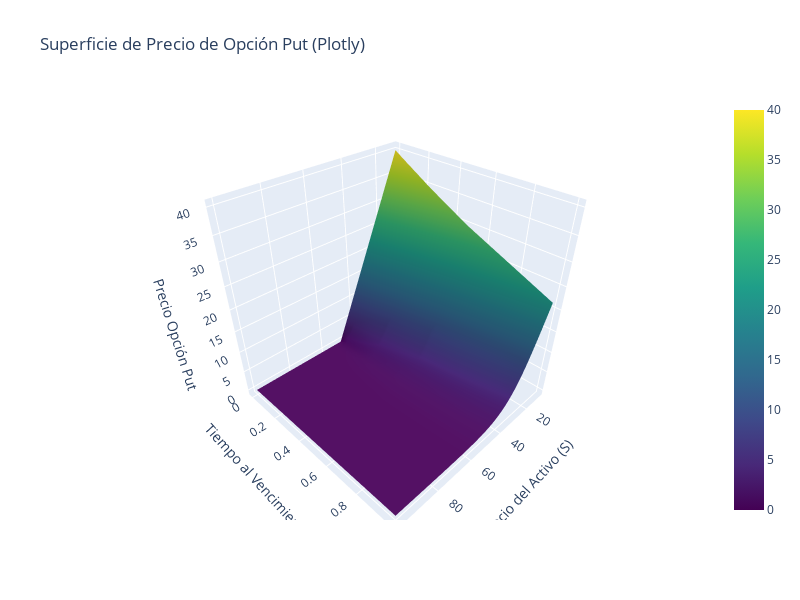

Notebook code cell kept with this figure:
### Code cell
import plotly.graph_objs as go

S_grid, T_grid = np.meshgrid(S_range, T_values)
P_grid = np.zeros_like(S_grid)

for i in range(S_grid.shape[0]):
    for j in range(S_grid.shape[1]):
        S = S_grid[i, j]
        T = T_grid[i, j]
        put = bs.BlackScholesPut(S, S_T, T, r_f, sigma, q)
        P_grid[i, j] = put.price()

fig = go.Figure(data=[go.Surface(z=P_grid, x=S_grid, y=T_grid, colorscale='Viridis')])
fig.update_layout(
    title='Superficie de Precio de Opción Put (Plotly)',
    scene=dict(
        xaxis_title='Precio del Activo (S)',
        yaxis_title='Tiempo al Vencimiento (T)',
        zaxis_title='Precio Opción Put'
    ),
    width=800,
    height=600
)
fig.show()

### Figure 1 — Plotly figure (JSON) as saved in the notebook; plotly's stock layout.template omitted (floating-point values rounded to 4 significant figures; data arrays with more than 128 entries replaced by an {"elided": "..."} marker saying what was removed)
{"data": [{"colorscale": [[0, "#440154"], [0.1111, "#482878"], [0.2222, "#3e4989"], [0.3333, "#31688e"], [0.4444, "#26828e"], [0.5556, "#1f9e89"], [0.6667, "#35b779"], [0.7778, "#6ece58"], [0.8889, "#b5de2b"], [1, "#fde725"]], "type": "surface", "x": {"elided": "5x100 float values"}, "y": {"elided": "5x100 float values"}, "z": {"elided": "5x100 float values"}}], "layout": {"height": 600, "scene": {"xaxis": {"title": {"text": "Precio del Activo (S)"}}, "yaxis": {"title": {"text": "Tiempo al Vencimiento (T)"}}, "zaxis": {"title": {"text": "Precio Opción Put"}}}, "title": {"text": "Superficie de Precio de Opción Put (Plotly)"}, "width": 800}}
